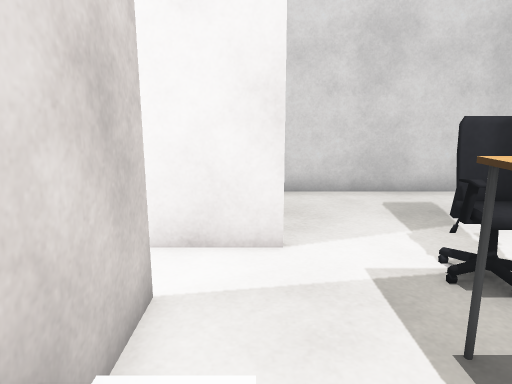
View 1 (above)

24 first-person views from a walk through a world built for the Gazebo simulator. The camera is 1.2 m above the floor, tilts 12° down and sees 70° across. The floor is counted in squares, 0.5 m on a side. Each view is taken from the middle of a square. On the plan, view 1 faces up. The plan holds only what a view shows up to about 20 squares ahead; the rest is blank. The place goes on beyond the plan. Simple shapes stand in for some stock models.

View 2
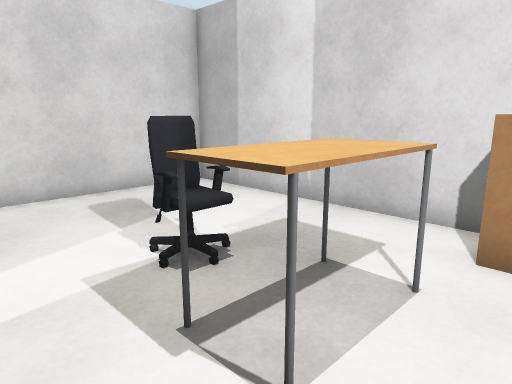

View 3
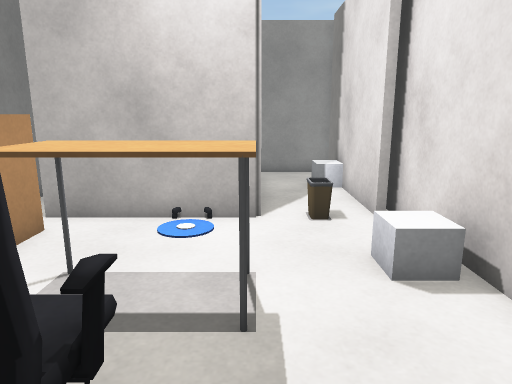

View 4
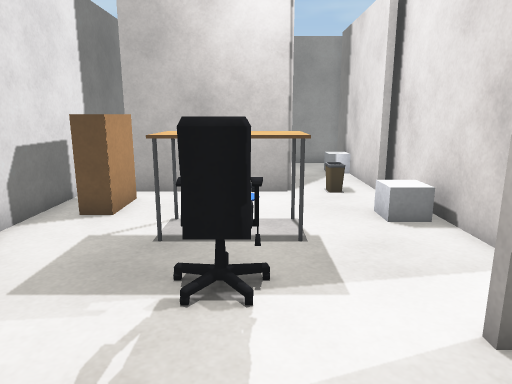

View 5
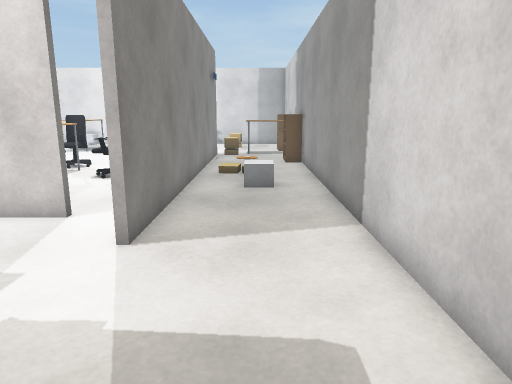

View 6
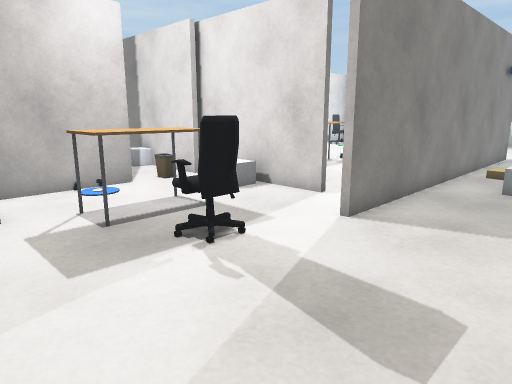

View 7
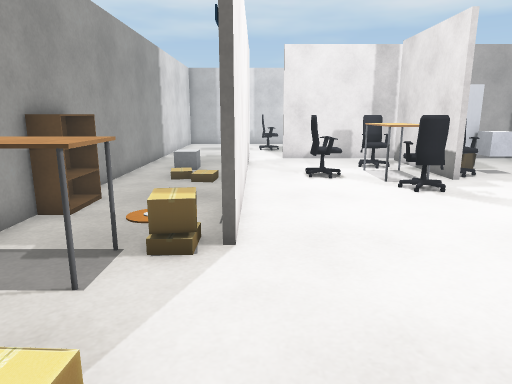

View 8
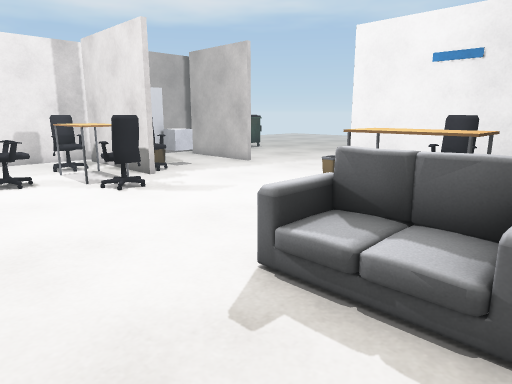

View 9
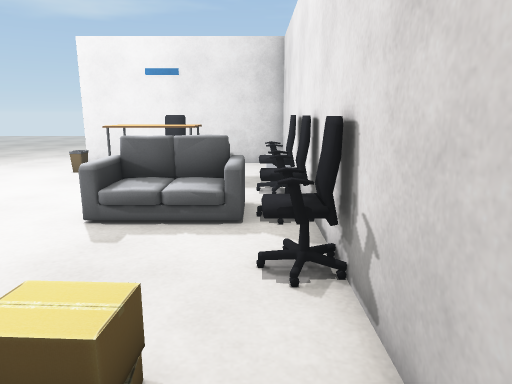

View 10
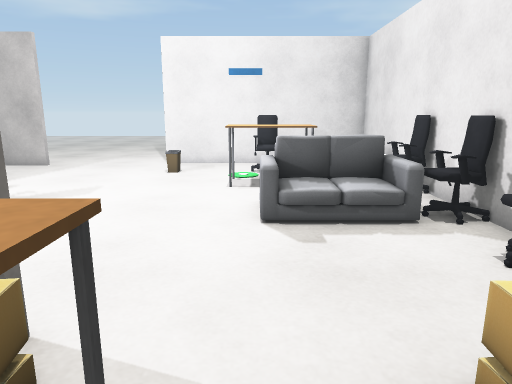

View 11
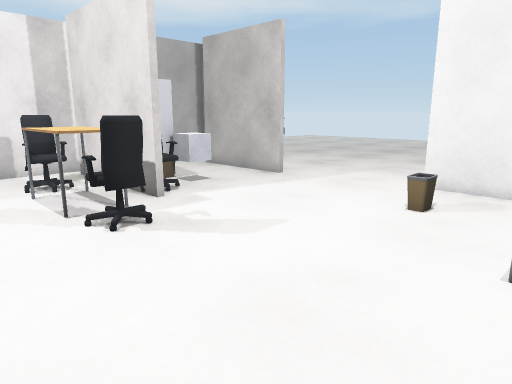

View 12
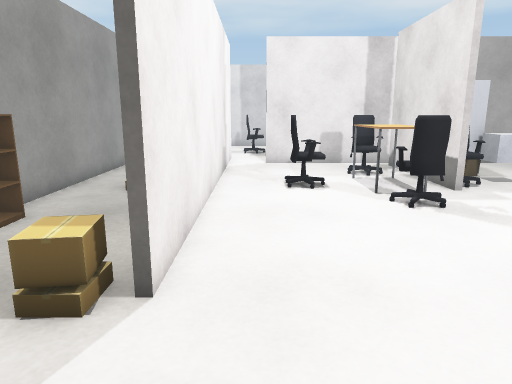

View 13
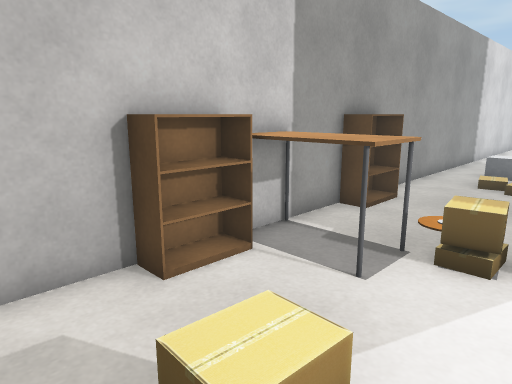

View 14
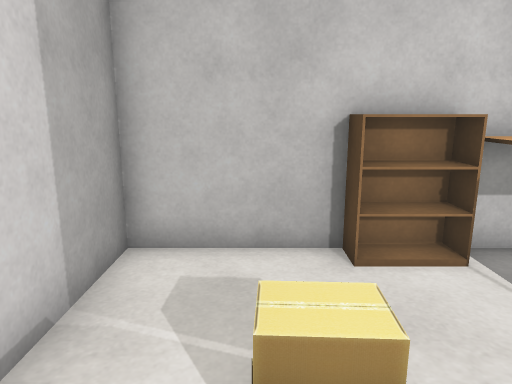

View 15
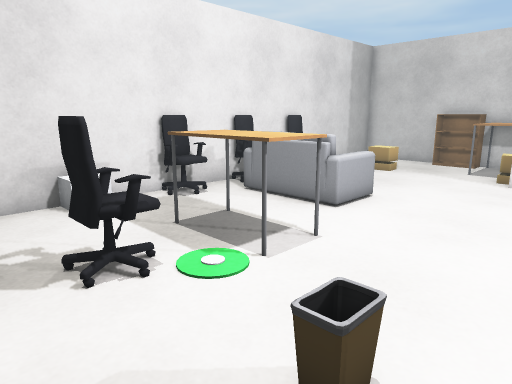

View 16
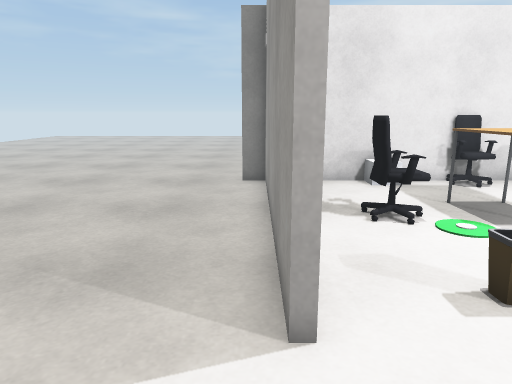

View 17
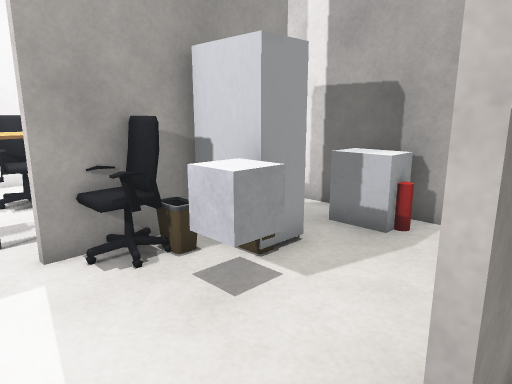

View 18
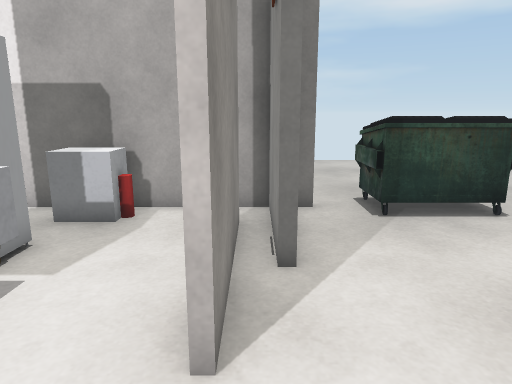

View 19
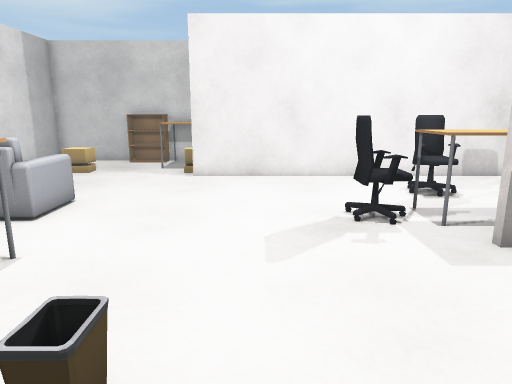

View 20
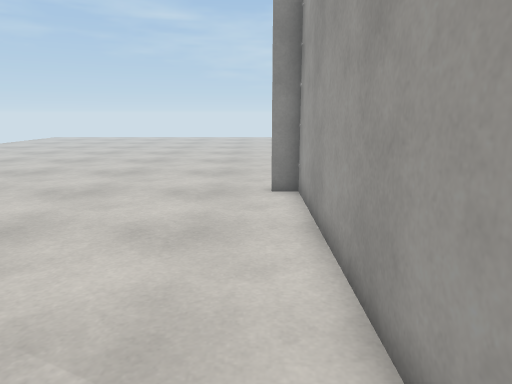

View 21
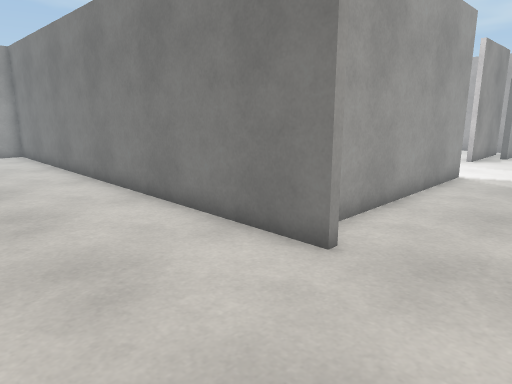

View 22
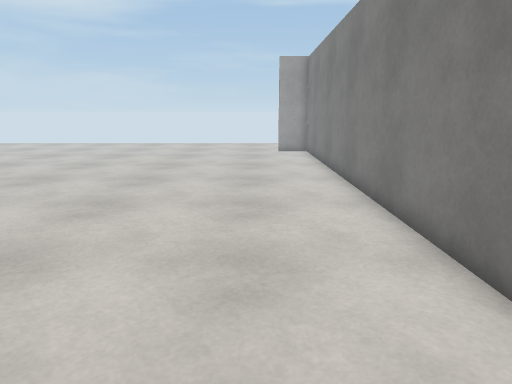

View 23
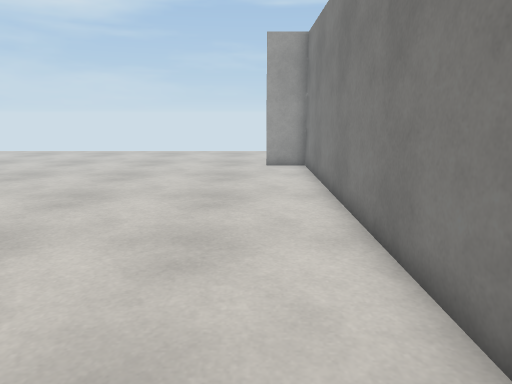

View 24
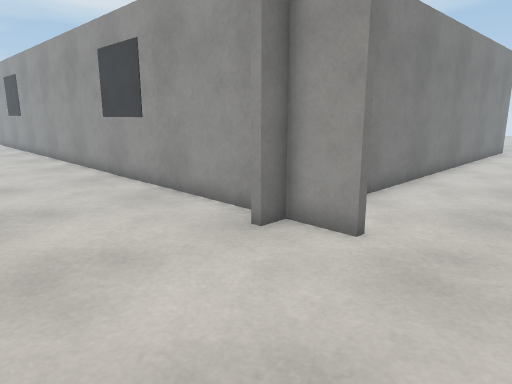

### Floor plan
Points are (right, up) in squares from view 1. A wall is a line through its corners. A room is listed if a view was taken in it or the views show most of it. See-through windows are left out.
Room 1 (views 1, 2, 3, 4, 5, 6)
walls: (0.6, 6.4) (-2.4, 6.4); (-1.4, 4.6) (-1.4, 2.4); (1.8, -1.4) (7, -1.4); (-1.6, 1.6) (-1.6, 2.5); (-1.4, 0.6) (-1.4, -2.2); (8.4, -1.4) (8.4, 11.3) (1.5, 11.3); (-0.9, -1.4) (-0.9, -7.5); (-1.1, -8.4) (1.9, -8.4)
ways out: opening at (-2, 4) to room 2; opening at (1.8, 8.5) to room 2
objects: cabinet (-1, 1) to (0, 2); cabinet (0, -6) to (0, -5); bin (0, -2) to (1, -1); desk (2, 2) to (5, 3); office chair (3, 5) to (4, 5); bookshelf (7, 0) to (7, 1)
Room 2 (views 7, 8, 9, 10, 11, 12, 13, 14, 15, 17, 18, 19, 21, 22, 23, 24)
walls: (-14.5, 6.6) (0.5, 6.6); (-13.8, 11.3) (-15.4, 11.3); (-19.6, 11.3) (-23.3, 11.3) (-23.3, 5.4); (-23.3, 3.6) (-23.3, 2.4); (-23.3, 0.6) (-23.3, -0.6); (-22.5, 11.6) (-6.1, 11.6); (-23.3, -2.4) (-23.3, -3.6); (-5.9, -1.4) (-2.5, -1.4); (-23.6, 12.5) (-23.2, 12.5); (-2.4, 6.4) (-14.6, 6.4); (-23.3, -5.4) (-23.3, -8.4) (-13.5, -8.4) (-13.5, -8.6); (-1.6, 2.5) (-1.6, 4.5); (-8.1, -7.4) (-3, -7.4); (-1.6, -3.6) (-1.6, 1.6); (-5.5, -8.4) (-1.6, -8.4) (-1.6, -5.5); (-23.3, -9.5) (-23.6, -9.5) (-23.6, 11.3) (-25.5, 11.3) (-25.5, 11.6) (-23.6, 11.6); (1.5, 11.3) (-11.4, 11.3)
ways out: opening at (-2, 4) to room 1; opening at (1.8, 8.5) to room 1; opening at (-23.2, -12) to room 3; opening at (-11, -8) to room 3
objects: cabinet (-23, -5) to (-23, -4); office chair (-23, -2) to (-22, -1); office chair (-23, 1) to (-22, 2); office chair (-23, 4) to (-22, 5); sofa (-22, 0) to (-18, 2); cardboard box (-21, 7) to (-20, 8); desk (-20, -3) to (-17, -2); office chair (-19, -6) to (-18, -5); bookshelf (-19, 11) to (-18, 11); table (-17, 9) to (-16, 11); cardboard box (-16, 7) to (-15, 8); bin (-15, -6) to (-14, -5); bookshelf (-13, 11) to (-12, 11); office chair (-10, 0) to (-10, 1); table (-9, 0) to (-6, 1); office chair (-8, -2) to (-7, -2); office chair (-8, 3) to (-7, 4); white box (-7, -4); bin (-6, -4); bin (-6, -3) to (-6, -2); cabinet (-6, 9) to (-5, 9); vending machine (-5, -4) to (-5, -2); office chair (-5, 0) to (-5, 1); fire extinguisher (-3, -5) to (-2, -5); white box (-3, -4) to (-2, -4)
Room 3 (views 16, 20)
walls: (-5.5, -8.6) (-5.5, -8.4); (-3, -7.6) (-8, -7.6); (-1.6, -9.6) (-1.6, -9); (-13.5, -8.6) (-23.3, -8.6) (-23.3, -9.5)
low walls: (-4.9, -8.6) (-5.5, -8.6)
ways out: opening at (-23.2, -12) to room 2; opening at (-11, -8) to room 2
objects: dumpster (-2, -14) to (-1, -11)

Where each view was taken, in squares from view 1:
view 1: 0 up, 0 right, facing up
view 2: 0 up, 0 right, facing up-right
view 3: 7 up, 2 right, facing down
view 4: 10 up, 3 right, facing down
view 5: 9 up, 7 right, facing left
view 6: 11 up, 8 right, facing down-left
view 7: 6 up, 22 left, facing right
view 8: 6 up, 22 left, facing down-right
view 9: 10 up, 22 left, facing down
view 10: 10 up, 18 left, facing down
view 11: 4 up, 18 left, facing down-right
view 12: 5 up, 20 left, facing right
view 13: 6 up, 22 left, facing up-right
view 14: 5 up, 21 left, facing up
view 15: 8 down, 13 left, facing up-left
view 16: 9 down, 10 left, facing left
view 17: 8 down, 10 left, facing up-right
view 18: 8 down, 11 left, facing right
view 19: 8 down, 13 left, facing up
view 20: 10 down, 12 left, facing left
view 21: 13 down, 29 left, facing up-right
view 22: 13 down, 27 left, facing up
view 23: 6 down, 26 left, facing up
view 24: 18 up, 29 left, facing down-right
